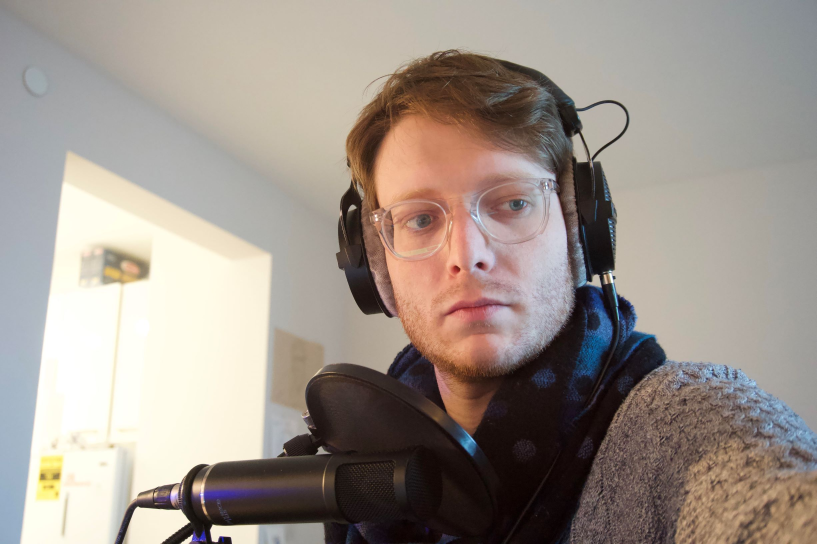
#> input picture Lab 5/openCV-examples/data/test.jpg, 2449 x 1632 px (shown at 1/3 size)
$ python face-detection.py ../data/test.jpg
#> lines starting #> are read from the running program, lines starting #| are printed output that depends on the picture; after the words box and inside, x2 and y2 are one past the last pixel; in counts of white or black regions, pixels touching at a corner belong together
'''
Based on https://opencv-python-tutroals.readthedocs.io/en/latest/py_tutorials/py_objdetect/py_face_detection/py_face_detection.html#face-detection

Look here for more cascades: https://github.com/parulnith/Face-Detection-in-Python-using-OpenCV/tree/master/data/haarcascades


Edited by David Goedicke
'''


import numpy as np
import cv2
import sys
cv2.namedWindow('Resized Window', cv2.WINDOW_NORMAL)
cv2.resizeWindow('Resized Window', 540, 540)
face_cascade = cv2.CascadeClassifier('haarcascade_frontalface_default.xml')
eye_cascade = cv2.CascadeClassifier('haarcascade_eye.xml')


img=None
webCam = False
if(len(sys.argv)>1):
   try:
      print("I'll try to read your image");
      img = cv2.imread(sys.argv[1])
#> img is the input picture: shape (1632, 2449, 3); mean B, G, R 139.5, 147.5, 157.8
      if img is None:
         print("Failed to load image file:", sys.argv[1])
   except:
      print("Failed to load the image are you sure that:", sys.argv[1],"is a path to an image?")
else:
   try:
      print("Trying to open the Webcam.")
      cap = cv2.VideoCapture(0)
      if cap is None or not cap.isOpened():
         raise("No camera")
      webCam = True
   except:
      img = cv2.imread("../data/test.jpg")
      print("Using default image.")


while(True):
   if webCam:
      ret, img = cap.read()

   gray = cv2.cvtColor(img, cv2.COLOR_BGR2GRAY)
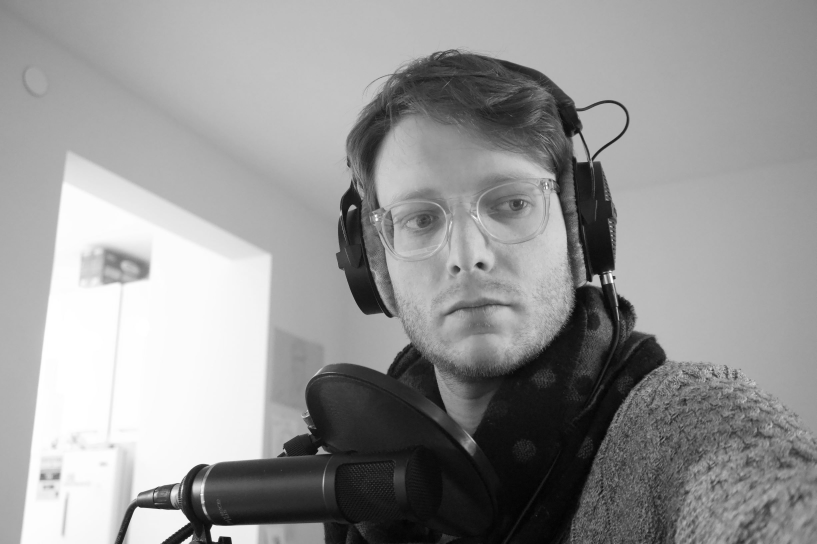
#> gray: shape (1632, 2449) (shown at 1/3 size); min 1, max 255, mean 149.7

   hsv_frame = cv2.cvtColor(img, cv2.COLOR_BGR2HSV)
#> hsv_frame: shape (1632, 2449, 3); mean H, S, V 38.9, 48.6, 160.3

   faces = face_cascade.detectMultiScale(gray, 1.3, 5)
#> faces = [[1048, 351, 727, 727]]
   for (x,y,w,h) in faces:
       img = cv2.rectangle(img,(x,y),(x+w,y+h),(255,0,0),2)
       roi_gray = gray[y:y+h, x:x+w]
       roi_color = img[y:y+h, x:x+w]
       eyes = eye_cascade.detectMultiScale(roi_gray)
       if len(eyes) == 0:
           cv2.putText(img, "Eyes Closed", (50, 50), 0, 3, (100, 250, 0), 5)
           #print("Eyes Closed")
       else:
           cv2.putText(img, "Eyes Open", (50, 50), 0, 3, (100, 250, 0), 5)
           #print("Eyes Open")


       for (ex,ey,ew,eh) in eyes:
           cv2.rectangle(roi_color,(ex,ey),(ex+ew,ey+eh),(0,255,0),2)

           pixel_center = hsv_frame[(int)(ey+eh/2), (int)(ex+ew/2)]
           hue_value = pixel_center[0]
           print(hue_value)
           cv2.circle(roi_color, ((int)(ex+ew/2), (int)(ey+eh/2)), 10, (255, 255, 255), 3)
#> this loop made 1 pass
#| 15
#| 75
#| 110
#| 0
#> pass 1, `img = cv2.rectangle(img,(x,y),(x+w,y+h),(255,0,0),2)`:
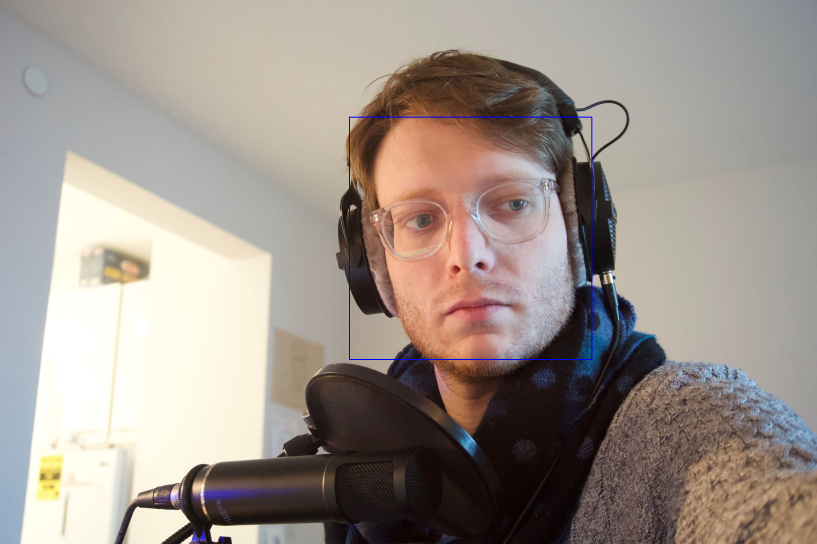
#> img: shape (1632, 2449, 3) (shown at 1/3 size); 0.22% of pixels changed, all inside (x1, y1, x2, y2) = (1047, 350, 1777, 1080)
#> pass 1, `roi_gray = gray[y:y+h, x:x+w]`:
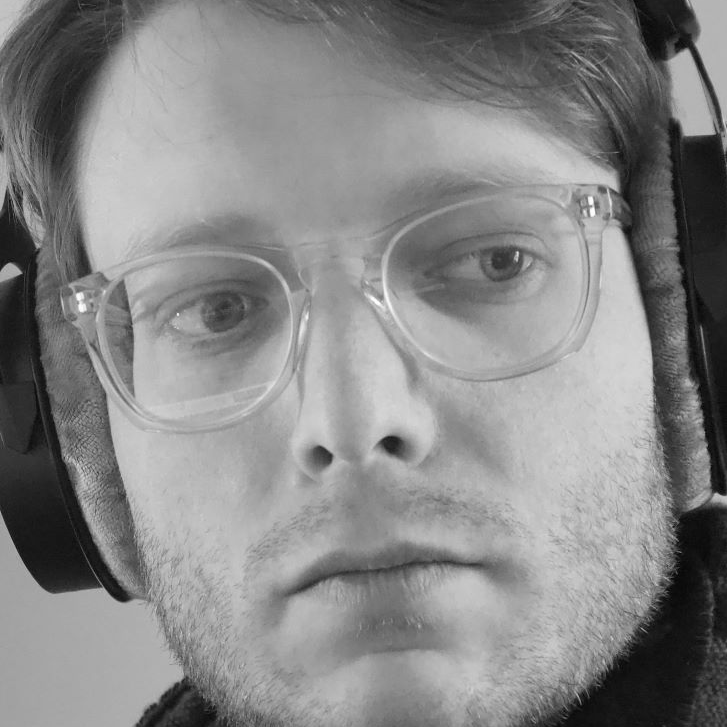
#> roi_gray: shape (727, 727); min 1, max 253, mean 134.3
#> pass 1, `roi_color = img[y:y+h, x:x+w]`:
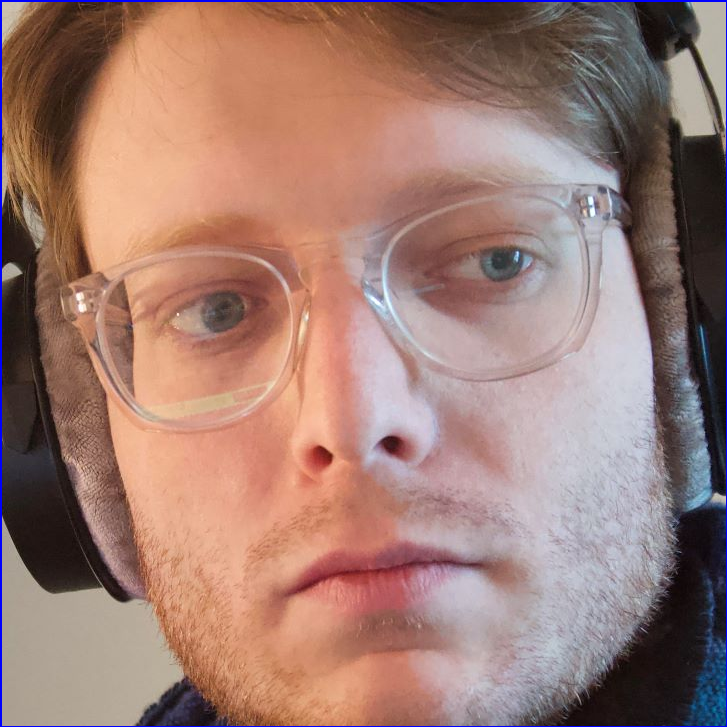
#> roi_color: shape (727, 727, 3); mean B, G, R 115.4, 124.5, 158.9
#> after the loop:
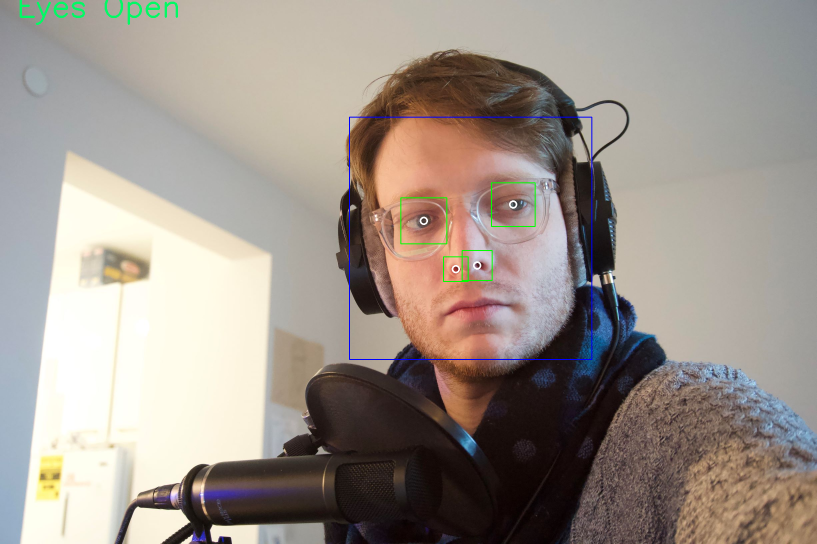
#> img: shape (1632, 2449, 3) (shown at 1/3 size); 0.34% of pixels changed, all inside (x1, y1, x2, y2) = (59, 0, 1607, 846)
#> after the loop:
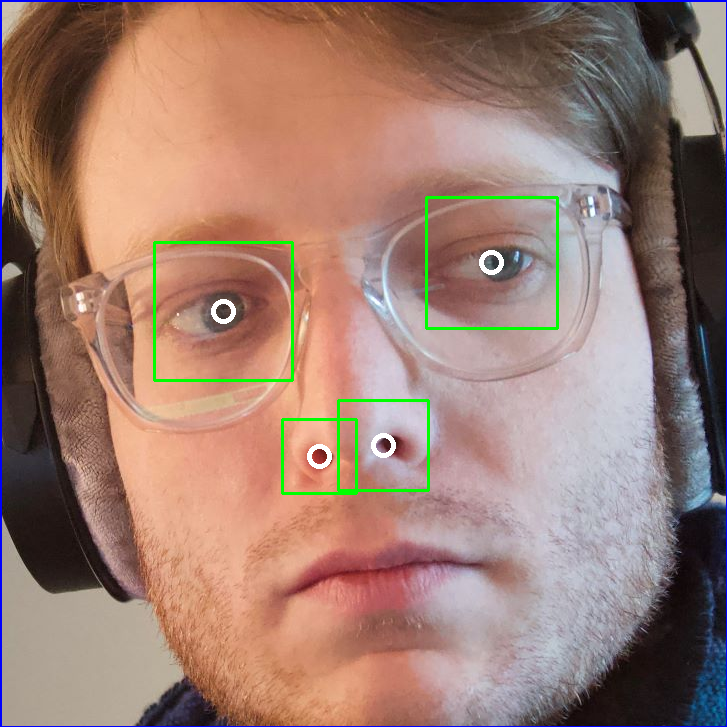
#> roi_color: shape (727, 727, 3); 1.21% of pixels changed, all inside (x1, y1, x2, y2) = (153, 196, 559, 495)

   if webCam:
      cv2.imshow('Resized Window',img)
      if cv2.waitKey(1) & 0xFF == ord('q'):
         cap.release()
         break
   else:
      break

cv2.imwrite('faces_detected.jpg',img)
cv2.destroyAllWindows()
